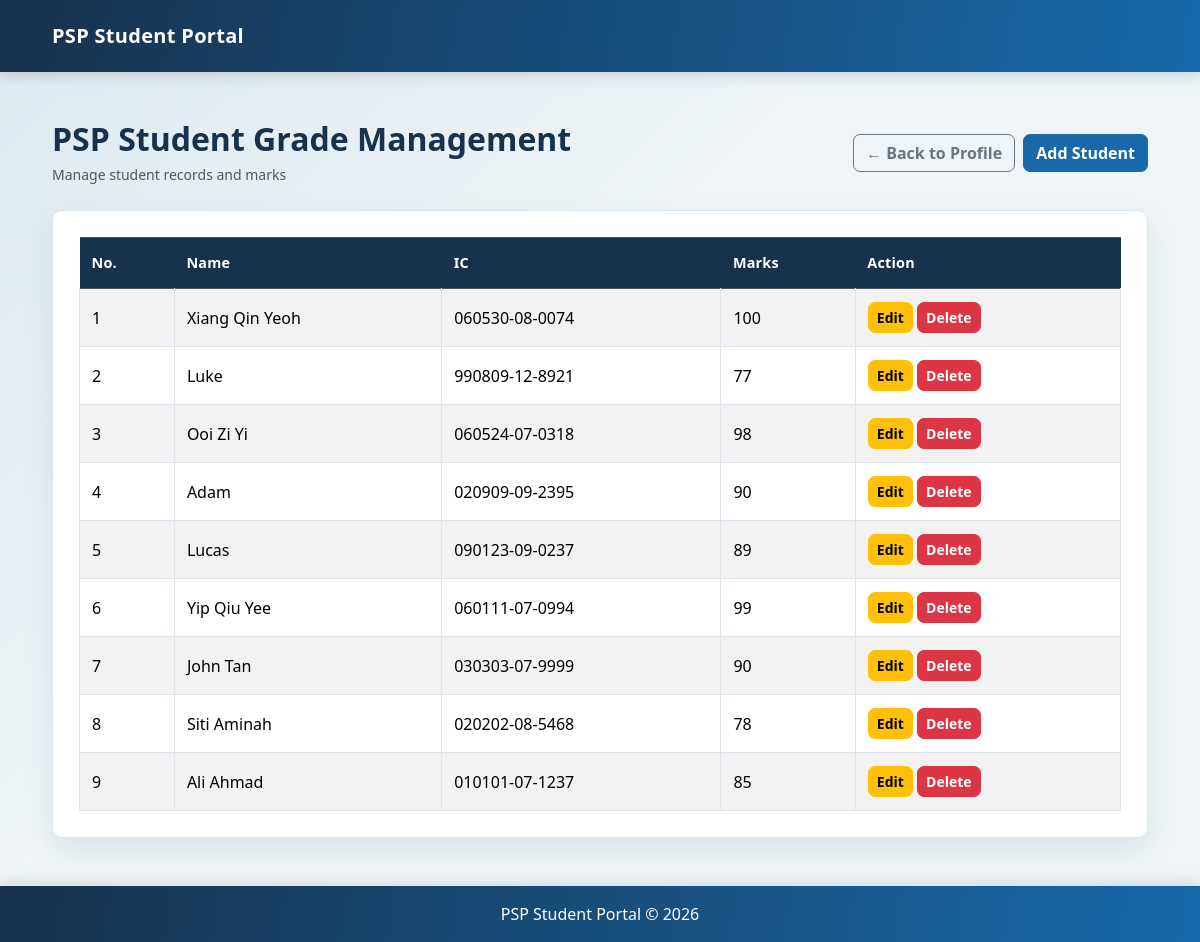
/controllers/StudentController.php?action=index (signed in), run on the app's committed database.
### tables this page shows
CREATE TABLE `students` (
  `id` int(11) NOT NULL,
  `name` varchar(100) NOT NULL,
  `ic` varchar(20) NOT NULL,
  `marks` int(11) NOT NULL
);

### models/Student.php (called while the page is built, shortened)
<?php
require_once __DIR__ . '/../config/database.php';
class Student
{
    private $conn;
    public function __construct()
    {
        global $conn;
        $this->conn = $conn;
    }
    public function getAllStudents()
    {
        $sql = "SELECT * FROM students ORDER BY id DESC";
        $stmt = $this->conn->prepare($sql);
        $stmt->execute();
        return $stmt->fetchAll(PDO::FETCH_ASSOC);
    }
}
?>

### views/students/index.php (the view, shortened to what this page needs)
<?php
require_once __DIR__ . '/../includes/header.php';
?>
<div class="container mt-5">
    <div class="d-flex justify-content-between align-items-center mb-4 flex-wrap gap-2">
        <div>
            <h2 class="mb-1">PSP Student Grade Management</h2>
            <small class="text-muted">Manage student records and marks</small>
        </div>
        <div class="d-flex gap-2 flex-wrap">
            <a href="../controllers/ProfileController.php" class="btn btn-outline-secondary">
                <span aria-hidden="true">←</span> Back to Profile
            </a>
            <a href="../controllers/StudentController.php?action=create" class="btn btn-primary">Add Student</a>
        </div>
    </div>
    <div class="card shadow">
        <div class="card-body">
            <div class="table-responsive">
                <table class="table table-bordered table-striped align-middle">
                    <thead class="table-dark">
                        <tr>
                            <th>No.</th>
                            <th>Name</th>
                            <th>IC</th>
                            <th>Marks</th>
                            <th>Action</th>
                        </tr>
                    </thead>
                    <tbody>
                    <?php if (!empty($students)): ?>
                        <?php foreach ($students as $index => $student): ?>
                            <tr>
                                <td><?= $index + 1 ?></td>
                                <td><?= htmlspecialchars($student['name']) ?></td>
                                <td><?= htmlspecialchars($student['ic']) ?></td>
                                <td><?= htmlspecialchars($student['marks']) ?></td>
                                <td>
                                    <a href="../controllers/StudentController.php?action=edit&id=<?= (int) $student['id'] ?>"
                                       class="btn btn-warning btn-sm">
                                        Edit
                                    </a>
                                    <button type="button"
                                            class="btn btn-danger btn-sm"
                                            data-bs-toggle="modal"
                                            data-bs-target="#deleteStudentModal"
                                            data-student-id="<?= (int) $student['id'] ?>"
                                            data-student-name="<?= htmlspecialchars($student['name'], ENT_QUOTES, 'UTF-8') ?>">
                                        Delete
                                    </button>
                                </td>
                            </tr>
                        <?php endforeach; ?>
                    <?php else: ?>
                        <tr>
                            <td colspan="5" class="text-center">No student records found.</td>
                        </tr>
                    <?php endif; ?>
                    </tbody>
                </table>
            </div>
        </div>
    </div>
</div>
<?php
require_once __DIR__ . '/../includes/footer.php';
?>

### public/style.css (style rules this page uses)
:root { --portal-ink: #17324d; --portal-muted: #68798c; --portal-blue: #1769aa; --portal-teal: #168f91; --portal-surface: #ffffff; --portal-line: #dbe5ed; --portal-background: #eef4f7; }
body { min-height: 100vh; color: var(--portal-ink); background: linear-gradient(135deg, rgba(23, 105, 170, 0.08), transparent 42%), var(--portal-background); font-family: "Segoe UI", sans-serif; }
.container { max-width: 1120px; }
.card { overflow: hidden; border: 1px solid var(--portal-line); border-radius: 10px; background: var(--portal-surface); box-shadow: 0 12px 30px rgba(23, 50, 77, 0.08) !important; }
.card-body { padding: 26px; }
h2, h4 { font-weight: 700; }
.btn { border-radius: 7px; font-weight: 600; }
.btn-primary { border-color: var(--portal-blue); background: var(--portal-blue); }
.table { margin-bottom: 0; vertical-align: middle; }
.table thead th { padding: 14px 12px; border: 0; background: #17324d; font-size: 0.9rem; letter-spacing: 0.2px; }
.table tbody td { padding: 13px 12px; border-color: var(--portal-line); }
.table tbody tr { transition: background-color 0.2s ease; }

### data on the page
students: name "Xiang Qin Yeoh", ic "060530-08-0074", marks "100"
students: name "Luke", ic "990809-12-8921", marks "77"
students: name "Ooi Zi Yi", ic "060524-07-0318", marks "98"
students: name "Adam", ic "020909-09-2395", marks "90"
students: name "Lucas", ic "090123-09-0237", marks "89"
students: name "Yip Qiu Yee", ic "060111-07-0994", marks "99"
students: name "John Tan", ic "030303-07-9999", marks "90"
students: name "Siti Aminah", ic "020202-08-5468", marks "78"
students: name "Ali Ahmad", ic "010101-07-1237", marks "85"
